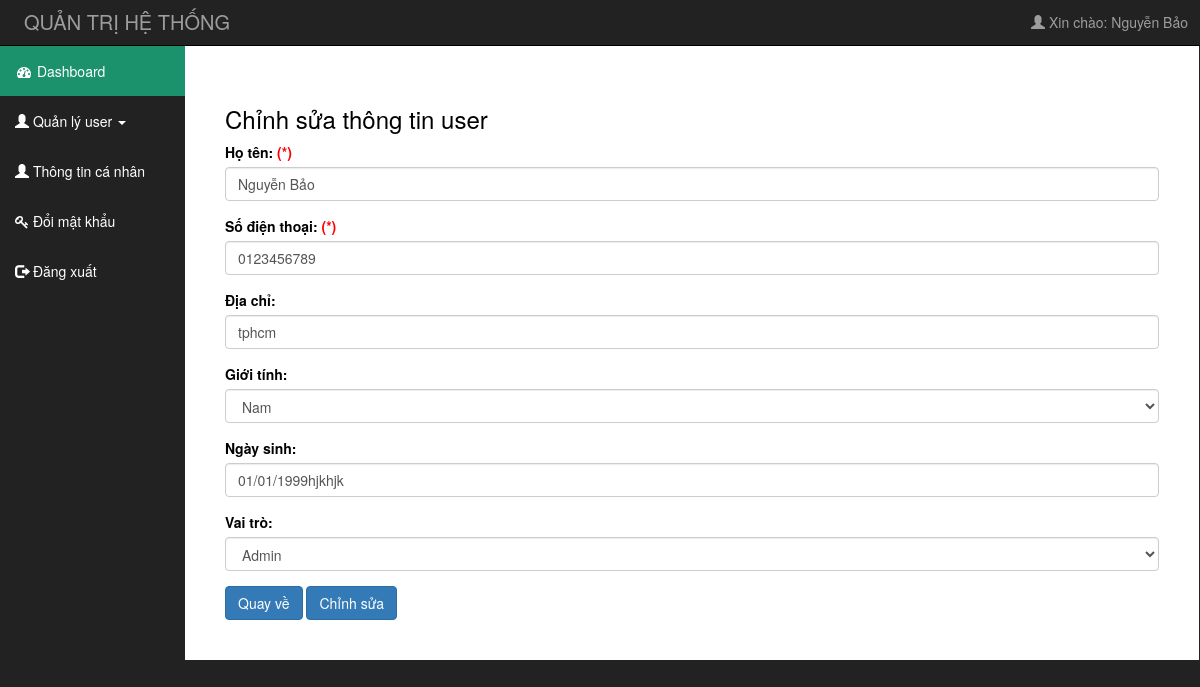
Before: /admin/edit_user.php?id=1 (signed in) with the older database file.
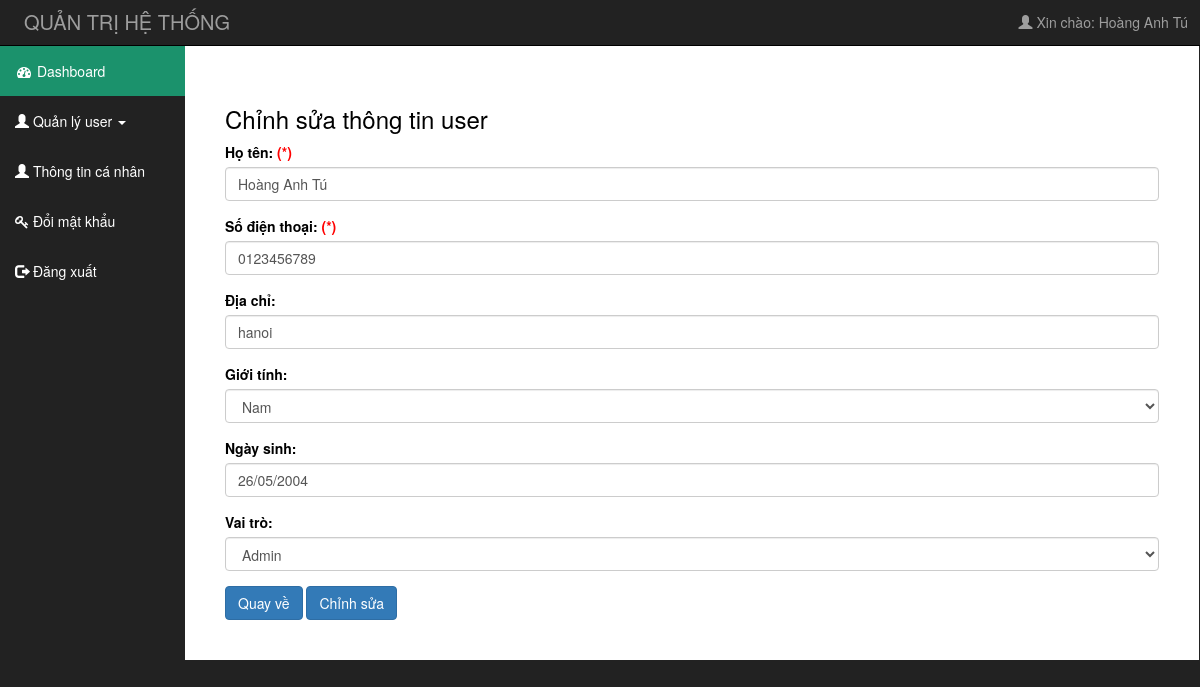
After: the same page with the newer database file.
### tables this page shows
CREATE TABLE `khachhang` (
  `MaKh` int(100) NOT NULL,
  `HoTen` varchar(100) NOT NULL,
  `Email` varchar(100) NOT NULL,
  `TaiKhoan` varchar(100) NOT NULL,
  `MatKhau` varchar(100) NOT NULL,
  `DiaChi` varchar(1000) NOT NULL,
  `GioiTinh` varchar(100) NOT NULL,
  `NgaySinh` varchar(100) NOT NULL,
  `DienThoai` varchar(100) NOT NULL,
  `TrangThai` int(100) NOT NULL,
  `VaiTro` int(100) NOT NULL
);

### admin/edit_user.php (the view, shortened to what this page needs)
	<?php
		if(isset($_SESSION['usr']['uid']))
		{
			include("includes/header.php");
		}
		else
		{
			 header('Location:login.php');
		}
		require("../includes/connect_db.php");
		if(isset($_GET['id']) && $_GET['id']!=null)
		{
			$url=$_GET['id'];
			$query_item="SELECT hoten,diachi,gioitinh,ngaysinh,dienthoai,vaitro FROM khachhang WHERE makh=".$url;
			$result_item=mysqli_query($dbc,$query_item);check_errors($result_item,$query_item);
			list($hoten,$diachi,$gioitinh,$ngaysinh,$dienthoai,$vaitro)=mysqli_fetch_array($result_item,MYSQLI_NUM);
		}else{
			header('location:quanlyuser.php');
		}
	?>
		<div id="mid">
			<div class="row" style="width: 100%;">
				<div class="col-sm-2">
					<?php
						if($_SESSION['usr']['vaitro']==2)
						{
							include('includes/menu_left1.php');
						}
					?>
				</div>
				<div class="col-sm-10 contain_right">
					<div style="background-color:white;margin-right: -29px;margin-left: -15px;color: black;padding: 40px;">
						<h3>Chỉnh sửa thông tin user</h3>
						<form method="POST" name="edituser">
							<div class="form-group">
						      <label for="hoten">Họ tên: <span style="color: red;">(*)</span></label>
						      <input type="text" class="form-control" id="hoten" placeholder="Họ tên" value="<?php echo $hoten;?>" name="hoten">
						    </div>
						    <div class="form-group">
						      <label for="sdt">Số điện thoại: <span style="color: red;">(*)</span></label>
						      <input type="text" class="form-control" id="sdt" placeholder="Số điện thoại" value="<?php echo $dienthoai;?>" name="sdt">
						    </div>
						    <div class="form-group">
						      <label for="diachi">Địa chỉ:</label>
						      <input type="text" class="form-control" id="diachi" placeholder="Địa chỉ" value="<?php echo $diachi;?>" name="diachi">
						    </div>
						    <div class="form-group">
						      <label for="gioitinh">Giới tính:</label>
						      <select class="form-control" id="gioitinh" name="gioitinh">
						      	<?php
						      		$gioitinh=strtoupper($gioitinh);
						      		if($gioitinh=='NAM')
						      		{
								      	echo "<option value='Nam'>Nam</option>";
						      		}
						      		else{
								      	echo "<option value='Nữ''>Nữ</option>";
						      			echo "<option value='Nam'>Nam</option>";
						      		}
						      	?>
						      </select>
						    </div>
						    <div class="form-group">
						      <label for="ngaysinh">Ngày sinh:</label>
						      <input type="text" class="form-control" id="ngaysinh" placeholder="DD/MM/YYYY" value="<?php echo $ngaysinh;?>" name="ngaysinh">
						    </div>
						    <div class="form-group">
						      <label for="vaitro">Vai trò:</label>
						      <select class="form-control" id="vaitro" name="vaitro">
						      	<?php
						      		if($vaitro==0)
						      		{
								      	echo "<option value='0'>Người dùng cuối</option>";
								      	echo "<option value='1'>Manager</option>";
								      	echo "<option value='2'>Admin</option>";
								      	echo "<option value='3'>Posts</option>";
						      		}
						      		else if($vaitro==1){
								      	echo "<option value='1'>Manager</option>";
								      	echo "<option value='0'>Người dùng cuối</option>";
								      	echo "<option value='2'>Admin</option>";
								      	echo "<option value='3'>Posts</option>";
						      		}else if($vaitro==3){
								      	echo "<option value='3'>Posts</option>";
								      	echo "<option value='2'>Admin</option>";
								      	echo "<option value='0'>Người dùng cuối</option>";
						      			echo "<option value='1'>Manager</option>";
						      		}else if($vaitro==2){
								      	echo "<option value='2'>Admin</option>";
						      		}
						      	?>
						      </select>
						    </div>
						    <button type="button" name="button" class="btn btn-primary" onclick="back();">Quay về</button>
						    <button type="button" class="btn btn-primary" onclick="fromEdit(<?php echo $_GET['id'];?>);">Chỉnh sửa</button>
						  </form>
					</div>
				</div>
			</div>
		</div>
	</div>
</body>
</html>

### admin/includes/header.php (shortened to what this page needs)
<!DOCTYPE html>
<html>
<head>
	<link rel="stylesheet" type="text/css" href="bootstrap/css/bootstrap.css">
	<link rel="stylesheet" type="text/css" href="CSS/admin_css.css">
	<link rel="stylesheet" href="https://cdnjs.cloudflare.com/ajax/libs/font-awesome/4.7.0/css/font-awesome.min.css">
	<link rel="stylesheet prefetch" href="http://cdnjs.cloudflare.com/ajax/libs/bootstrap-datepicker/1.3.0/css/datepicker.css"><script src="http://cdnjs.cloudflare.com/ajax/libs/bootstrap-datepicker/1.3.0/js/bootstrap-datepicker.js"></script>
</head>
<body>
	<div id="contain">
		<div id="top">
			<div style="float: right;position: relative;" class="ctn_mid_right">
				<ul class="menu">
					<li><i class="glyphicon glyphicon-user"></i> Xin chào: <?php echo $_SESSION['usr']['user'];?>
					</li>
				</ul>
			</div>
			<div class="ctn_mid">
				QUẢN TRỊ HỆ THỐNG
			</div>
		</div>

Changed rows visible on the page:
changed khachhang "Nam": hoten "Nguyễn Bảo" → "Hoàng Anh Tú"; diachi "tphcm" → "hanoi"; ngaysinh "01/01/1999hjkhjk" → "26/05/2004"
Other visible differences:
$_SESSION['usr']['user']: "Nguyễn Bảo" → "Hoàng Anh Tú"
